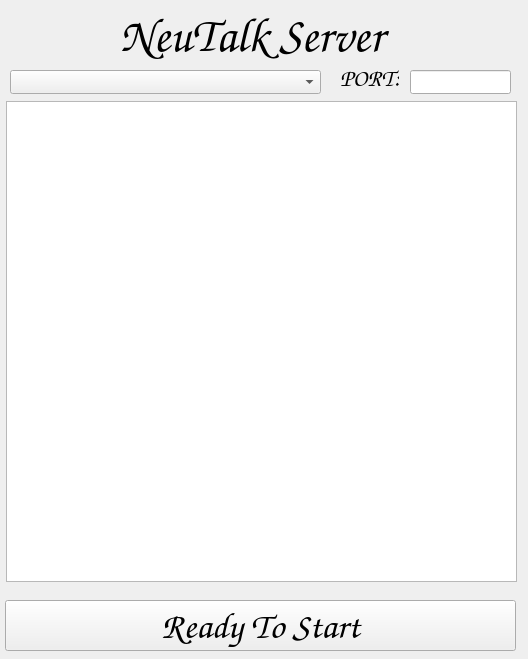
<?xml version="1.0" encoding="UTF-8"?>
<ui version="4.0">
 <class>MainWindow</class>
 <widget class="QMainWindow" name="MainWindow">
  <property name="geometry">
   <rect>
    <x>0</x>
    <y>0</y>
    <width>528</width>
    <height>659</height>
   </rect>
  </property>
  <property name="windowTitle">
   <string>MainWindow</string>
  </property>
  <widget class="QWidget" name="centralwidget">
   <widget class="QLabel" name="label">
    <property name="geometry">
     <rect>
      <x>120</x>
      <y>10</y>
      <width>331</width>
      <height>51</height>
     </rect>
    </property>
    <property name="font">
     <font>
      <family>Comic Sans MS</family>
      <pointsize>36</pointsize>
      <weight>75</weight>
      <bold>true</bold>
     </font>
    </property>
    <property name="text">
     <string>NeuTalk Server</string>
    </property>
   </widget>
   <widget class="QLineEdit" name="lineEdit">
    <property name="geometry">
     <rect>
      <x>410</x>
      <y>70</y>
      <width>101</width>
      <height>24</height>
     </rect>
    </property>
   </widget>
   <widget class="QComboBox" name="comboBox">
    <property name="geometry">
     <rect>
      <x>10</x>
      <y>70</y>
      <width>311</width>
      <height>24</height>
     </rect>
    </property>
   </widget>
   <widget class="QListWidget" name="listWidget">
    <property name="geometry">
     <rect>
      <x>6</x>
      <y>101</y>
      <width>511</width>
      <height>481</height>
     </rect>
    </property>
   </widget>
   <widget class="QPushButton" name="pushButton">
    <property name="geometry">
     <rect>
      <x>5</x>
      <y>600</y>
      <width>511</width>
      <height>51</height>
     </rect>
    </property>
    <property name="font">
     <font>
      <family>Comic Sans MS</family>
      <pointsize>28</pointsize>
      <weight>75</weight>
      <bold>true</bold>
     </font>
    </property>
    <property name="text">
     <string>Ready To Start</string>
    </property>
   </widget>
   <widget class="QLabel" name="label_2">
    <property name="geometry">
     <rect>
      <x>340</x>
      <y>70</y>
      <width>59</width>
      <height>16</height>
     </rect>
    </property>
    <property name="font">
     <font>
      <family>Comic Sans MS</family>
      <pointsize>18</pointsize>
     </font>
    </property>
    <property name="text">
     <string>PORT:</string>
    </property>
   </widget>
  </widget>
 </widget>
 <resources/>
 <connections/>
</ui>
